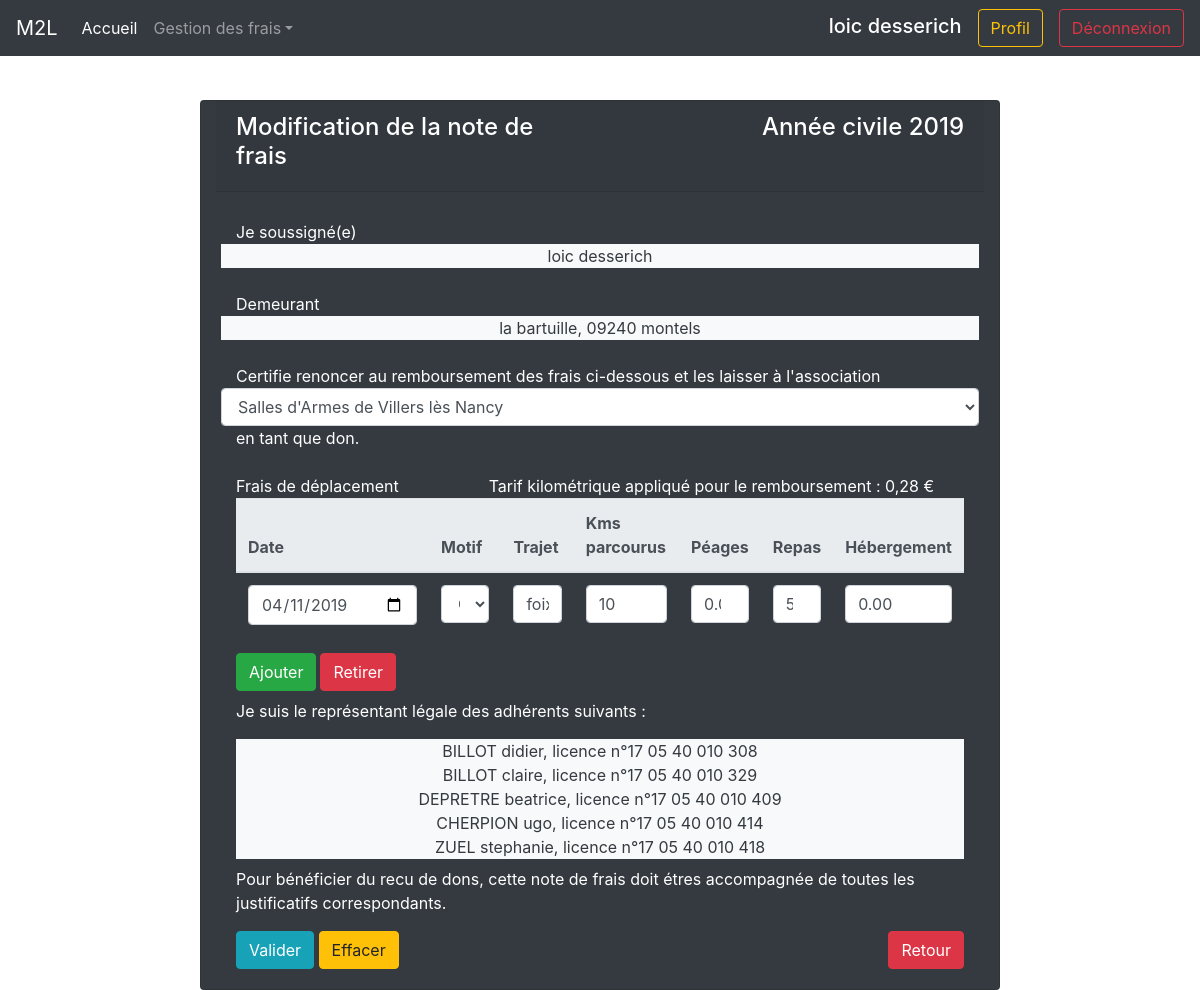
Page /index.php?uc=gestionDemandeur&date=2019-04-11&motif=3&action=voirModifierDemande (signed in) on the committed database.
### tables this page shows
CREATE TABLE IF NOT EXISTS `adherents` (
  `NUMERO_LICENCE` varchar(25) NOT NULL DEFAULT '0',
  `NUM_CLUB` varchar(10) NOT NULL,
  `SEXE` char(1) DEFAULT NULL,
  `NOM` varchar(50) DEFAULT NULL,
  `PRENOM` varchar(50) DEFAULT NULL,
  `DATENAIS` date DEFAULT NULL,
  `ADRESSE` varchar(128) DEFAULT NULL,
  `CP` varchar(5) DEFAULT NULL,
  `VILLE` varchar(50) DEFAULT NULL,
  `EMAIL` varchar(128) DEFAULT NULL,
  PRIMARY KEY (`NUMERO_LICENCE`),
  KEY `FK_ADHERENTS_CLUBS` (`NUM_CLUB`)
);

### Util/class.pdoFredi.inc.php (called while the page is built, shortened)
<?php
class PDOFredi
{
	private static $myPDO;
	private static $myPDOFredi;
 	private function __construct()
	{
    		PDOFredi::$myPDO = new PDO('mysql:host=127.0.0.1;dbname=fredi', 'root', '');
			PDOFredi::$myPDO->query("SET CHARACTER SET utf8");
	}
	public static function getPDOFredi()
	{
		if(PDOFredi::$myPDOFredi == null)
		{
			PDOFredi::$myPDOFredi= new PDOFredi();
		}
		return PDOFredi::$myPDOFredi;
	}
	public function ListDesClub($mail)
	{
		$sqlClub = "SELECT DISTINCT c.NUM_CLUB, c.nom_club FROM clubs c, adherents a, demandeurs d, lien l where c.num_club = a.num_club and l.NUMERO_LICENCE = a.NUMERO_LICENCE and d.ADRESSE_MAIL = l.ADRESSE_MAIL and d.ADRESSE_MAIL = '$mail'";
		$res = PDOFredi::$myPDO->query($sqlClub);
		$lesLignes = $res->fetchAll();
		return $lesLignes;
	}
	public function Representant($mail)
	{
		$sqlRepresentant = "SELECT a.NUMERO_LICENCE, a.NOM, a.PRENOM, a.NUM_CLUB FROM adherents a, lien l where a.NUMERO_LICENCE = l.NUMERO_LICENCE and l.ADRESSE_MAIL = '$mail'";
		$res = PDOFredi::$myPDO->query($sqlRepresentant);
		$lesLignes = $res->fetchAll();
		return $lesLignes;
	}
	public function Motifs()
	{
		$sqlMotif = "SELECT * FROM motifs";
		$res = PDOFredi::$myPDO->query($sqlMotif);
		$lesLignes = $res->fetchAll();
		return $lesLignes;
	}
}

### Vues/v_demandeFrais.php (the view, shortened to what this page needs)
<!doctype html>
<html lang="fr">
   <head>
      <?php
         include("header.php");
         ?>
   </head>
   <body>
      <div class="pos-f-t">
      <nav class="navbar navbar-expand-lg navbar-dark bg-dark fixed-top">
         <a class="navbar-brand" href="index.php?uc=gestionDemandeur&action=voirPageDemandeur">M2L</a>
         <div class="collapse navbar-collapse" id="navbarSupportedContent">
            <ul class="navbar-nav mr-auto">
               <li class="nav-item active">
                  <a class="nav-link" href="index.php?uc=gestionDemandeur&action=voirPageDemandeur">Accueil<span class="sr-only">(current)</span></a>
               </li>
               <li class="nav-item dropdown">
                  <a class="nav-link dropdown-toggle" href="" id="navbarDropdown" role="button" data-toggle="dropdown" aria-haspopup="true" aria-expanded="false"> Gestion des frais</a>
               </li>
            </ul>
            <form class="form-inline">
               <h5 class="text-white mr-3 mt-1"><?php echo $_SESSION['InfosDemandeur']['prenom'] . " " . $_SESSION['InfosDemandeur']['nom'];?></h5>
               <a class="btn btn-outline-warning my-2 my-sm-0 mr-3" href="index.php?uc=gestionDemandeur&action=voirProfil" type="submit">Profil</a>
               <a class="btn btn-outline-danger my-2 my-sm-0" href="index.php?uc=identification&action=seDeconnecter" type="submit">Déconnexion</a>
            </form>
         </div>
      </nav>
      <?php
         if((isset($_SESSION['ModifierDemande']) && ($_SESSION['ModifierDemande'] = "True")))
         {
         	?>
      <form style="margin-top: 100px;" method="post" action="index.php?uc=gestionDemandeur&date=<?=$date?>&action=modifierDemandeFrais"><?php unset($_SESSION['ModifierDemande']);
         }
         else
         {
         	?>
      <form style="margin-top: 100px;" method="post" action="index.php?uc=gestionDemandeur&action=ajouterDemandeFrais">
         <?php
            }
            ?>
         <div class="container-fluid">
            <div class="row justify-content-md-center mt-5">
               <div class="card text-white bg-dark col-sm-12 col-md-8">
                  <div class="card-header">
                     <div class="row">
                        <div class="col-sm-6">
                           <h4> <?php if($_SESSION['AfficheInformations'] == "True") { echo "Modification de la note de frais";} else { echo "Note de frais des bénévoles"; } ?></h4>
                        </div>
                        <div class="col-sm-6">
                           <h4 class="text-right">Année civile <?php echo date('Y');?></h4>
                        </div>
                     </div>
                  </div>
                  <div class="card-body text-white">
                     <div class="row mt-2">
                        <div class="col-sm-12">
                           Je soussigné(e)
                        </div>
                        <div class="col-sm-12 bg-light">
                           <div class="text-center text-dark"> <?php echo $_SESSION['InfosDemandeur']['prenom'] . " " . $_SESSION['InfosDemandeur']['nom'];?> </div>
                        </div>
                     </div>
                     <div class="row mt-4">
                        <div class="col-sm-12">
                           Demeurant
                        </div>
                        <div class="col-sm-12 bg-light">
                           <div class="text-center text-dark"> <?php echo $_SESSION['InfosDemandeur']['rue'] . ", " . $_SESSION['InfosDemandeur']['cp'] . " " . $_SESSION['InfosDemandeur']['ville'];?> </div>
                        </div>
                     </div>
                     <div class="row mt-4">
                        <div class="col-sm-12">
                           Certifie renoncer au remboursement des frais ci-dessous et les laisser à l'association
                        </div>
                        <select name="club" class="form-control">
                        <?php
                           foreach($lesClubs as $unClub)
                           {
                           	echo "<option value=". $unClub['NUM_CLUB'] .">". $unClub['nom_club'] ."</option>";
                           }
                           ?>
                        </select>
                        <div class="col-sm-12">en tant que don.</div>
                     </div>
                     <div class="row mt-4">
                        <div class="col-sm-4">
                           Frais de déplacement
                        </div>
                        <div class="col-sm-8">
                           Tarif kilométrique appliqué pour le remboursement : 0,28 €
                        </div>
                     </div>
                     <table class="table table-responsive" id="tableaux">
                        <thead class="thead-light">
                           <tr>
                              <th>Date</th>
                              <th class="col-sm-3">Motif</th>
                              <th class="col-sm-2">Trajet</th>
                              <th class="col-sm-2">Kms parcourus</th>
                              <th class="col-sm-1">Péages</th>
                              <th class="col-sm-1">Repas</th>
                              <th class="col-sm-1">Hébergement</th>
                           </tr>
                        </thead>
                        <tbody>
                           <tr id="ligne1">
                              <td>
                                 <input class="form-control" type="date" id="date_frais1" name="date_frais1" size="8" value="<?php if($_SESSION['AfficheInformations'] == "True") { echo $_SESSION['InfosDemande']['DateFrais']; }?>" required>
                              </td>
                              <td>
      <select class="form-control" id="motif1" name="motif1" value="<?php if($_SESSION['AfficheInformations'] == "True") { echo $_SESSION['InfosDemande']['Motif']; }?>">
      <?php
         foreach($lesMotifs as $unMotif)
         {
         	?><option value="<?php echo $unMotif['ID_MOTIF'];?>"><?php echo $unMotif['LIBELLE'];?></option><?php
         }
         ?>
      </select>
      </td>
      <td>
      <input class="form-control" type="text" id="trajet1" name="trajet1" value="<?php if($_SESSION['AfficheInformations'] == "True") { echo $_SESSION['InfosDemande']['Trajet']; }?>" required>
      </td>
      <td>
      <input class="form-control" type="number" id="km1" name="km1" size="8" value="<?php if($_SESSION['AfficheInformations'] == "True") { echo $_SESSION['InfosDemande']['Km']; } else { echo "0"; }?>" required>
      </td>
      <td>
      <input class="form-control" type="number" id="cout_peage1" name="cout_peage1" size="8" value="<?php if($_SESSION['AfficheInformations'] == "True") { echo $_SESSION['InfosDemande']['CoutPeage']; } else { echo "0"; }?>">
      </td>
      <td>
      <input class="form-control" type="number" id="cout_repas1" name="cout_repas1" size="8" value="<?php if($_SESSION['AfficheInformations'] == "True") { echo $_SESSION['InfosDemande']['CoutRepas']; } else { echo "0"; }?>">
      </td>
      <td>
      <input class="form-control" type="number" id="cout_hebergement1" name="cout_hebergement1" size="8" value="<?php if($_SESSION['AfficheInformations'] == "True") { echo $_SESSION['InfosDemande']['CoutHebergement']; } else { echo "0"; }?>">
      </td>
      </tr>
      </tbody>
      </table>
      <?php
         if((isset($_SESSION['PlusieursDemandes']) && ($_SESSION['PlusieursDemandes'] == "True")))
         {
         	?>
      <div class="btn-group" role="group" aria-label="Basic example">
      <div class="mr-1" id="btnAjouter">
      <div class="btn btn-success" name="ajouterLigne" id="ajouterLigne">Ajouter</div>
      </div>
      <div id="btnRetirer">
      <div class="btn btn-danger" name="retirerLigne" id="retirerLigne">Retirer</div>
      </div>
      </div>
      <?php unset($_SESSION['PlusieursDemandes']);
         }
         ?>
      <p class="mt-2">Je suis le représentant légale des adhérents suivants :</p>
      <div class="col-sm-12 bg-light">
      <?php
         if(count($lesRepresentes) > 0)
         {
            foreach($lesRepresentes as $unRepresenter)
            {
               echo '<div class="text-dark text-center">';
               echo $unRepresenter['NOM'] . " " . strtolower($unRepresenter['PRENOM']) . ", licence n°" . $unRepresenter['NUMERO_LICENCE'] . "<br>";
               echo '</div>';
            }
         }
         else
         {
            echo "<div class='alert alert-warning' role='alert'> Vous n'avez pas encore ajouté de clé de licence(s) valide(s) ! </div>";
         }
         ?>
      </div>
      <div class="row mt-2 mb-3">
      <div class="col-sm-12">Pour bénéficier du recu de dons, cette note de frais doit étres accompagnée de toutes les justificatifs correspondants.</div>
      </div>
      <button class="btn btn-info" type="submit" >Valider</button>
      <button class="btn btn-warning" type="reset" >Effacer</button>
      <button class="btn btn-danger float-right" type="submit" onclick="window.location.href='index.php?uc=gestionDemandeur&action=voirPageDemandeur'">Retour</button>
      </div>
      </div>
      </div>
      </div>
      </form>
   </body>
</html>

### Styles/accueil.css (style rules this page uses)
body { background-color: transparent !important; }

### rows in the picture
adherents: NOM "BILLOT", PRENOM "didier", NUMERO_LICENCE "17 05 40 010 308"
adherents: NOM "BILLOT", PRENOM "claire", NUMERO_LICENCE "17 05 40 010 329"
adherents: NOM "DEPRETRE", PRENOM "beatrice", NUMERO_LICENCE "17 05 40 010 409"
adherents: NOM "CHERPION", PRENOM "ugo", NUMERO_LICENCE "17 05 40 010 414"
adherents: NOM "ZUEL", PRENOM "stephanie", NUMERO_LICENCE "17 05 40 010 418"

### other values in the picture
$_SESSION['InfosDemandeur']['prenom'] "loic"
$_SESSION['InfosDemandeur']['nom'] "desserich"
$_SESSION['InfosDemandeur']['rue'] "la bartuille"
$_SESSION['InfosDemandeur']['cp'] "09240"
$_SESSION['InfosDemandeur']['ville'] "montels"
form field club "Salles d'Armes de Villers lès Nancy"
form field motif1 "Compétition nationale"
